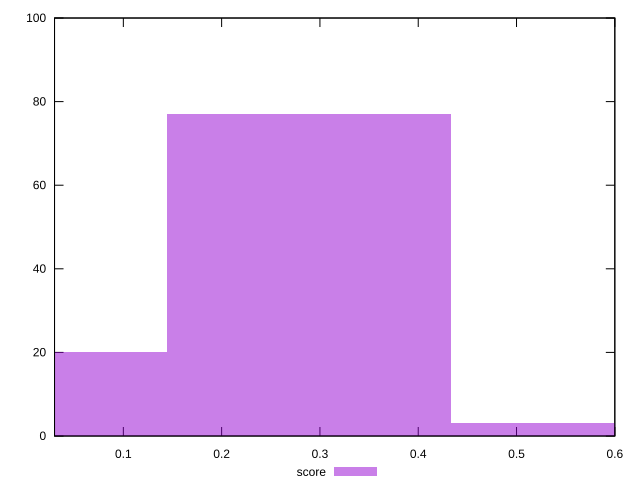

Source code (gnuplot):
reset

$score <<EOF
0.28892487580395054 77
0.5778497516079011 3
0 20
EOF

set key outside below
set boxwidth 0.28892487580395054
set xrange [0.03:0.6]
set yrange [0:100]
set trange [0:100]
set style fill transparent solid 0.5 noborder
set terminal svg size 640, 490 enhanced background rgb 'white'
set output "reports/report_00027_2021-02-24T12-40-31.850Z/first-cpu-idle/samples/astro/score/histogram.svg"

plot $score title "score" with boxes

reset
